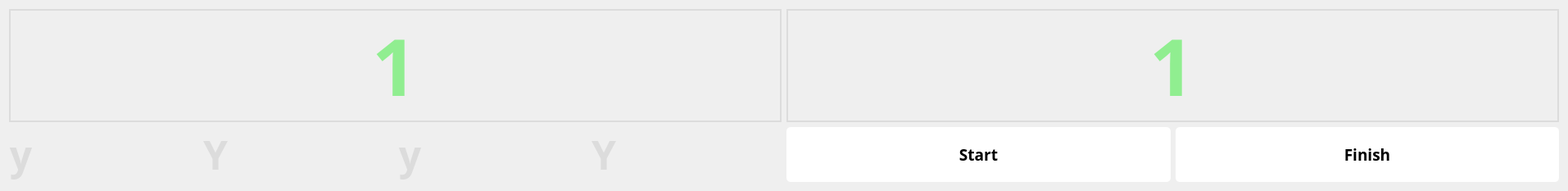
      <widget class="QWidget" name="page_2">
       <layout class="QHBoxLayout" name="horizontalLayout_24">
        <item>
         <layout class="QVBoxLayout" name="verticalLayout_20">
          <item>
           <layout class="QHBoxLayout" name="horizontalLayout_23">
            <item>
             <widget class="QLineEdit" name="lineEdit_20">
              <property name="sizePolicy">
               <sizepolicy hsizetype="Minimum" vsizetype="MinimumExpanding">
                <horstretch>0</horstretch>
                <verstretch>0</verstretch>
               </sizepolicy>
              </property>
              <property name="font">
               <font>
                <family>Segoe UI Variable Display</family>
                <pointsize>72</pointsize>
                <weight>75</weight>
                <bold>true</bold>
               </font>
              </property>
              <property name="styleSheet">
               <string notr="true">background-color:transparent;
 border-style: solid;
 border-color: rgb(220,220,220);
border-width:2px;
color : #90ee90;</string>
              </property>
              <property name="text">
               <string>1</string>
              </property>
              <property name="alignment">
               <set>Qt::AlignCenter</set>
              </property>
             </widget>
            </item>
            <item>
             <widget class="QLineEdit" name="lineEdit_21">
              <property name="sizePolicy">
               <sizepolicy hsizetype="Minimum" vsizetype="MinimumExpanding">
                <horstretch>0</horstretch>
                <verstretch>0</verstretch>
               </sizepolicy>
              </property>
              <property name="font">
               <font>
                <family>Segoe UI Variable Display</family>
                <pointsize>72</pointsize>
                <weight>75</weight>
                <bold>true</bold>
               </font>
              </property>
              <property name="styleSheet">
               <string notr="true">background-color:transparent;
 border-style: solid;
 border-color: rgb(220,220,220);
border-width:2px;
color : #90ee90;</string>
              </property>
              <property name="text">
               <string>1</string>
              </property>
              <property name="alignment">
               <set>Qt::AlignCenter</set>
              </property>
             </widget>
            </item>
           </layout>
          </item>
          <item>
           <layout class="QHBoxLayout" name="horizontalLayout_21">
            <item>
             <layout class="QHBoxLayout" name="horizontalLayout_19">
              <item>
               <widget class="QPushButton" name="pushButton_13">
                <property name="font">
                 <font>
                  <family>Icon-Works</family>
                  <pointsize>36</pointsize>
                  <weight>75</weight>
                  <italic>false</italic>
                  <bold>true</bold>
                 </font>
                </property>
                <property name="styleSheet">
                 <string notr="true">QPushButton{
border-width:0px;
border-style : solid;
background-color:transparent;
color: rgb(220,220,220);

}

QPushButton:hover{
color: #87CEEB;

}

QPushButton:pressed{
color : #7CFC00;
}
</string>
                </property>
                <property name="text">
                 <string>y</string>
                </property>
               </widget>
              </item>
              <item>
               <spacer name="horizontalSpacer_13">
                <property name="orientation">
                 <enum>Qt::Horizontal</enum>
                </property>
                <property name="sizeHint" stdset="0">
                 <size>
                  <width>40</width>
                  <height>20</height>
                 </size>
                </property>
               </spacer>
              </item>
              <item>
               <widget class="QPushButton" name="pushButton_17">
                <property name="font">
                 <font>
                  <family>Icon-Works</family>
                  <pointsize>36</pointsize>
                  <weight>75</weight>
                  <italic>false</italic>
                  <bold>true</bold>
                 </font>
                </property>
                <property name="styleSheet">
                 <string notr="true">QPushButton{
border-width:0px;
border-style : solid;
background-color:transparent;
color: rgb(220,220,220);

}

QPushButton:hover{
color: #87CEEB;

}

QPushButton:pressed{
color : #7CFC00;
}
</string>
                </property>
                <property name="text">
                 <string>Y</string>
                </property>
               </widget>
              </item>
              <item>
               <spacer name="horizontalSpacer_14">
                <property name="orientation">
                 <enum>Qt::Horizontal</enum>
                </property>
                <property name="sizeHint" stdset="0">
                 <size>
                  <width>40</width>
                  <height>20</height>
                 </size>
                </property>
               </spacer>
              </item>
              <item>
               <widget class="QPushButton" name="pushButton_19">
                <property name="font">
                 <font>
                  <family>Icon-Works</family>
                  <pointsize>36</pointsize>
                  <weight>75</weight>
                  <italic>false</italic>
                  <bold>true</bold>
                 </font>
                </property>
                <property name="styleSheet">
                 <string notr="true">QPushButton{
border-width:0px;
border-style : solid;
background-color:transparent;
color: rgb(220,220,220);

}

QPushButton:hover{
color: #87CEEB;

}

QPushButton:pressed{
color : #7CFC00;
}
</string>
                </property>
                <property name="text">
                 <string>y</string>
                </property>
               </widget>
              </item>
              <item>
               <spacer name="horizontalSpacer_15">
                <property name="orientation">
                 <enum>Qt::Horizontal</enum>
                </property>
                <property name="sizeHint" stdset="0">
                 <size>
                  <width>40</width>
                  <height>20</height>
                 </size>
                </property>
               </spacer>
              </item>
              <item>
               <widget class="QPushButton" name="pushButton_20">
                <property name="font">
                 <font>
                  <family>Icon-Works</family>
                  <pointsize>36</pointsize>
                  <weight>75</weight>
                  <italic>false</italic>
                  <bold>true</bold>
                 </font>
                </property>
                <property name="styleSheet">
                 <string notr="true">QPushButton{
border-width:0px;
border-style : solid;
background-color:transparent;
color: rgb(220,220,220);

}

QPushButton:hover{
color: #87CEEB;

}

QPushButton:pressed{
color : #7CFC00;
}
</string>
                </property>
                <property name="text">
                 <string>Y</string>
                </property>
               </widget>
              </item>
              <item>
               <spacer name="horizontalSpacer_16">
                <property name="orientation">
                 <enum>Qt::Horizontal</enum>
                </property>
                <property name="sizeType">
                 <enum>QSizePolicy::Expanding</enum>
                </property>
                <property name="sizeHint" stdset="0">
                 <size>
                  <width>40</width>
                  <height>20</height>
                 </size>
                </property>
               </spacer>
              </item>
             </layout>
            </item>
            <item>
             <layout class="QHBoxLayout" name="horizontalLayout_20">
              <item>
               <widget class="QPushButton" name="pushButton_4">
                <property name="sizePolicy">
                 <sizepolicy hsizetype="MinimumExpanding" vsizetype="Preferred">
                  <horstretch>0</horstretch>
                  <verstretch>0</verstretch>
                 </sizepolicy>
                </property>
                <property name="font">
                 <font>
                  <family>Segoe UI Variable Display</family>
                  <pointsize>14</pointsize>
                  <weight>75</weight>
                  <bold>true</bold>
                 </font>
                </property>
                <property name="styleSheet">
                 <string notr="true">QPushButton{
border-radius : 5px;
border-style : solid;
background-color:white;
}

QPushButton:hover{
background-color:#90ee90;
color:white;
}
</string>
                </property>
                <property name="text">
                 <string>Start</string>
                </property>
               </widget>
              </item>
              <item>
               <widget class="QPushButton" name="finishPushButton">
                <property name="sizePolicy">
                 <sizepolicy hsizetype="MinimumExpanding" vsizetype="Preferred">
                  <horstretch>0</horstretch>
                  <verstretch>0</verstretch>
                 </sizepolicy>
                </property>
                <property name="font">
                 <font>
                  <family>Segoe UI Variable Display</family>
                  <pointsize>14</pointsize>
                  <weight>75</weight>
                  <bold>true</bold>
                 </font>
                </property>
                <property name="styleSheet">
                 <string notr="true">QPushButton{
border-radius : 5px;
border-style : solid;
background-color:white;
}

QPushButton:hover{
background-color:#90ee90;
color:white;
}
</string>
                </property>
                <property name="text">
                 <string>Finish</string>
                </property>
               </widget>
              </item>
             </layout>
            </item>
           </layout>
          </item>
         </layout>
        </item>
       </layout>
      </widget>
